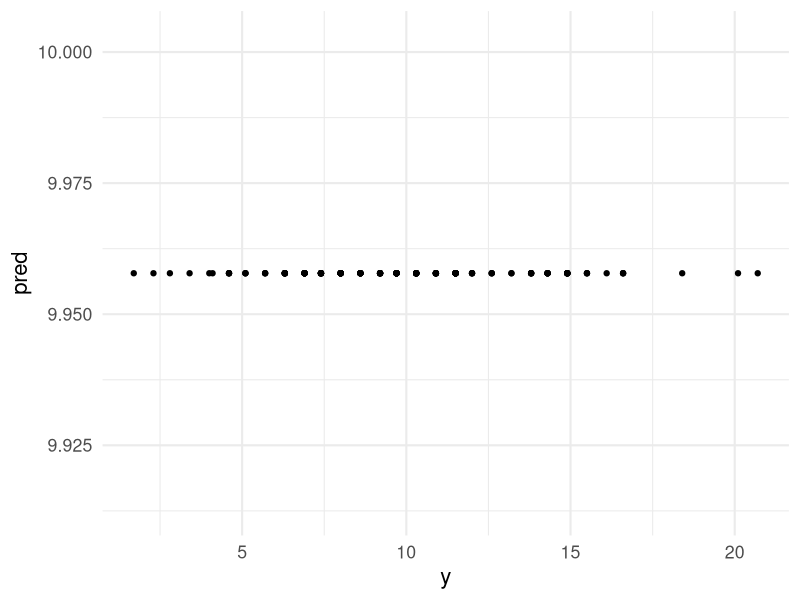
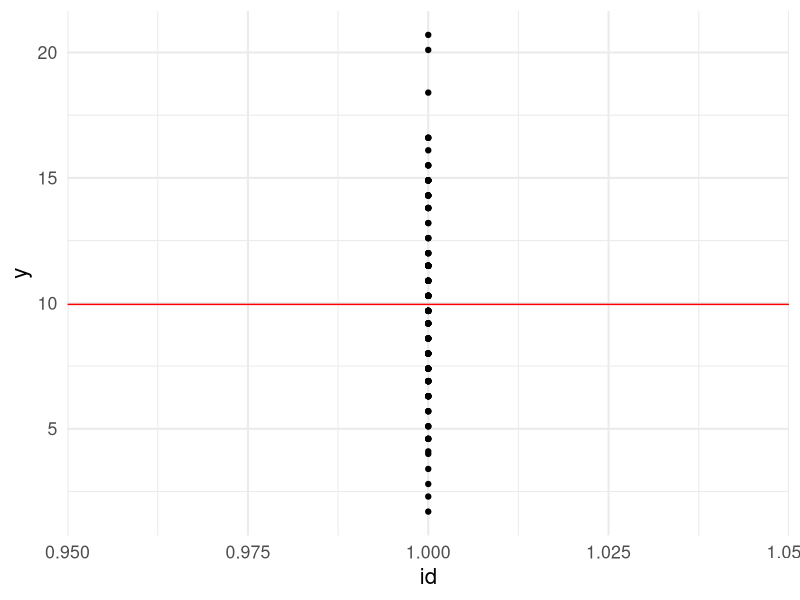
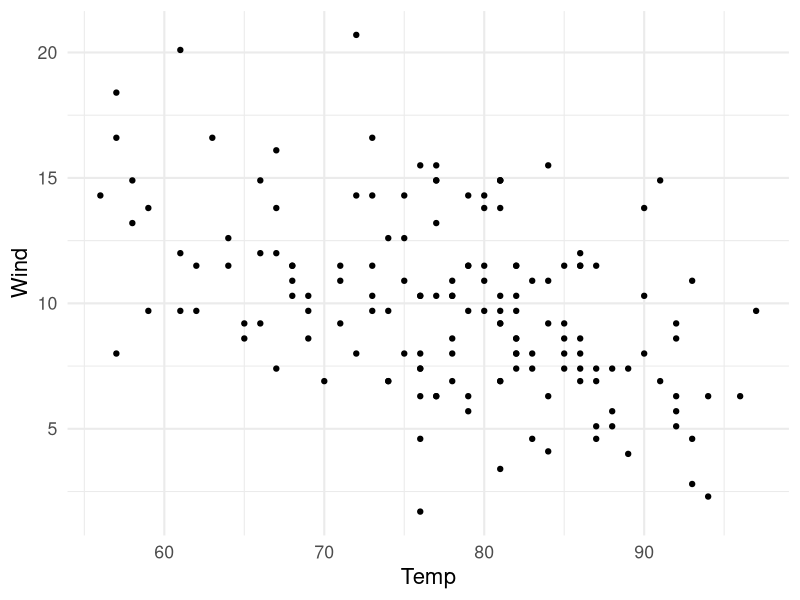
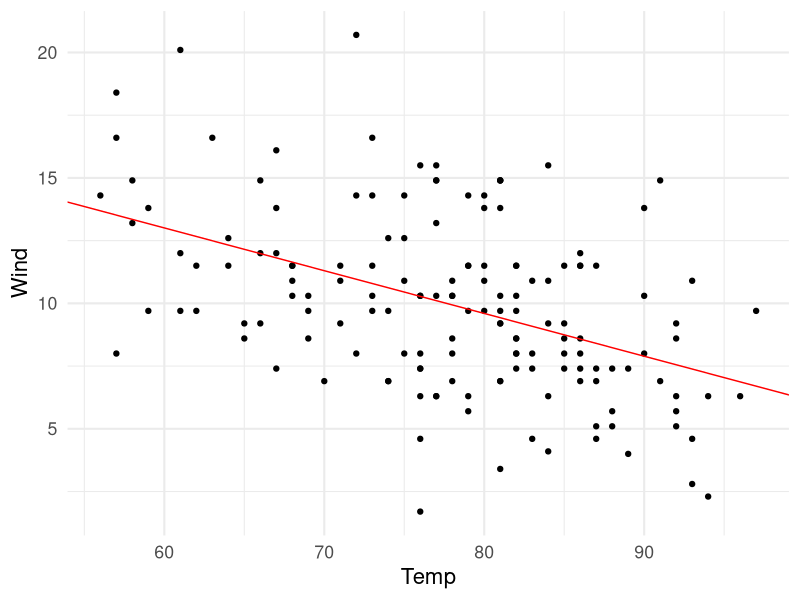

Write R code to recreate these figures, in order.
## ---- chunk 1
library(ggplot2)
library(knitr)
theme_set(theme_minimal(base_size = 16))

# load example data
data(airquality)

# our response vector is Wind
y = airquality$Wind

# create a design matrix for the mean
X = matrix(data = 1, nrow = length(y), ncol = 1)
colnames(X) = "Intercept"

str(X)
## ---- chunk 2
mse <- function(par, y, X) {

  # the weights are stored in "par", the length of that vector depends
  # on the number of columns in X (number of features)

  # predicted value
  pred = X %*% par

  # mean squared error
  mse = mean((y - pred)**2)

  return(mse)

}
## ---- chunk 3
p <- rep(0, ncol(X))
names(p) <- colnames(X)

res <- optim(
       par = p,
       fn = mse,
       y = y,
       X = X
            )

# our solution
res$par
## ---- chunk 4
pred = X %*% res$par

dat = data.frame(
     y = y,
     pred = pred,
     id = seq_along(length(y))
     )

ggplot(dat, aes(y = pred, x = y)) +
 geom_point()
## ---- chunk 5
ggplot(dat, aes(x = id, y = y)) +
  geom_point() +
  geom_hline(yintercept = res$par, color = "red")
## ---- chunk 6
# our response vector is Wind
y = airquality$Wind

# now we also want another feature: Temp
temp = airquality$Temp

# create a design matrix for the mean
X = matrix(data = 1, nrow = length(y), ncol = 1)

# add temperature as a feature to our design matrix
X = cbind(
   X,
   temp
   )

colnames(X) = c("Intercept", "Temp")
## ---- chunk 7
ggplot(airquality, aes(x = Temp, y = Wind)) +
  geom_point()
## ---- chunk 8
p <- rep(0, ncol(X))
names(p) <- colnames(X)

res <- optim(
       par = p,
       fn = mse,
       y = y,
       X = X
            )

# our solution
res$par
## ---- chunk 9
pred = X %*% res$par

dat = data.frame(
     Wind = y,
     Temp = airquality$Temp,
     pred = pred,
     id = 1:length(y)
     )

ggplot(dat, aes(x = Temp, y = Wind)) +
  geom_point() +
  geom_abline(intercept = res$par[1], slope = res$par[2], color = "red")
